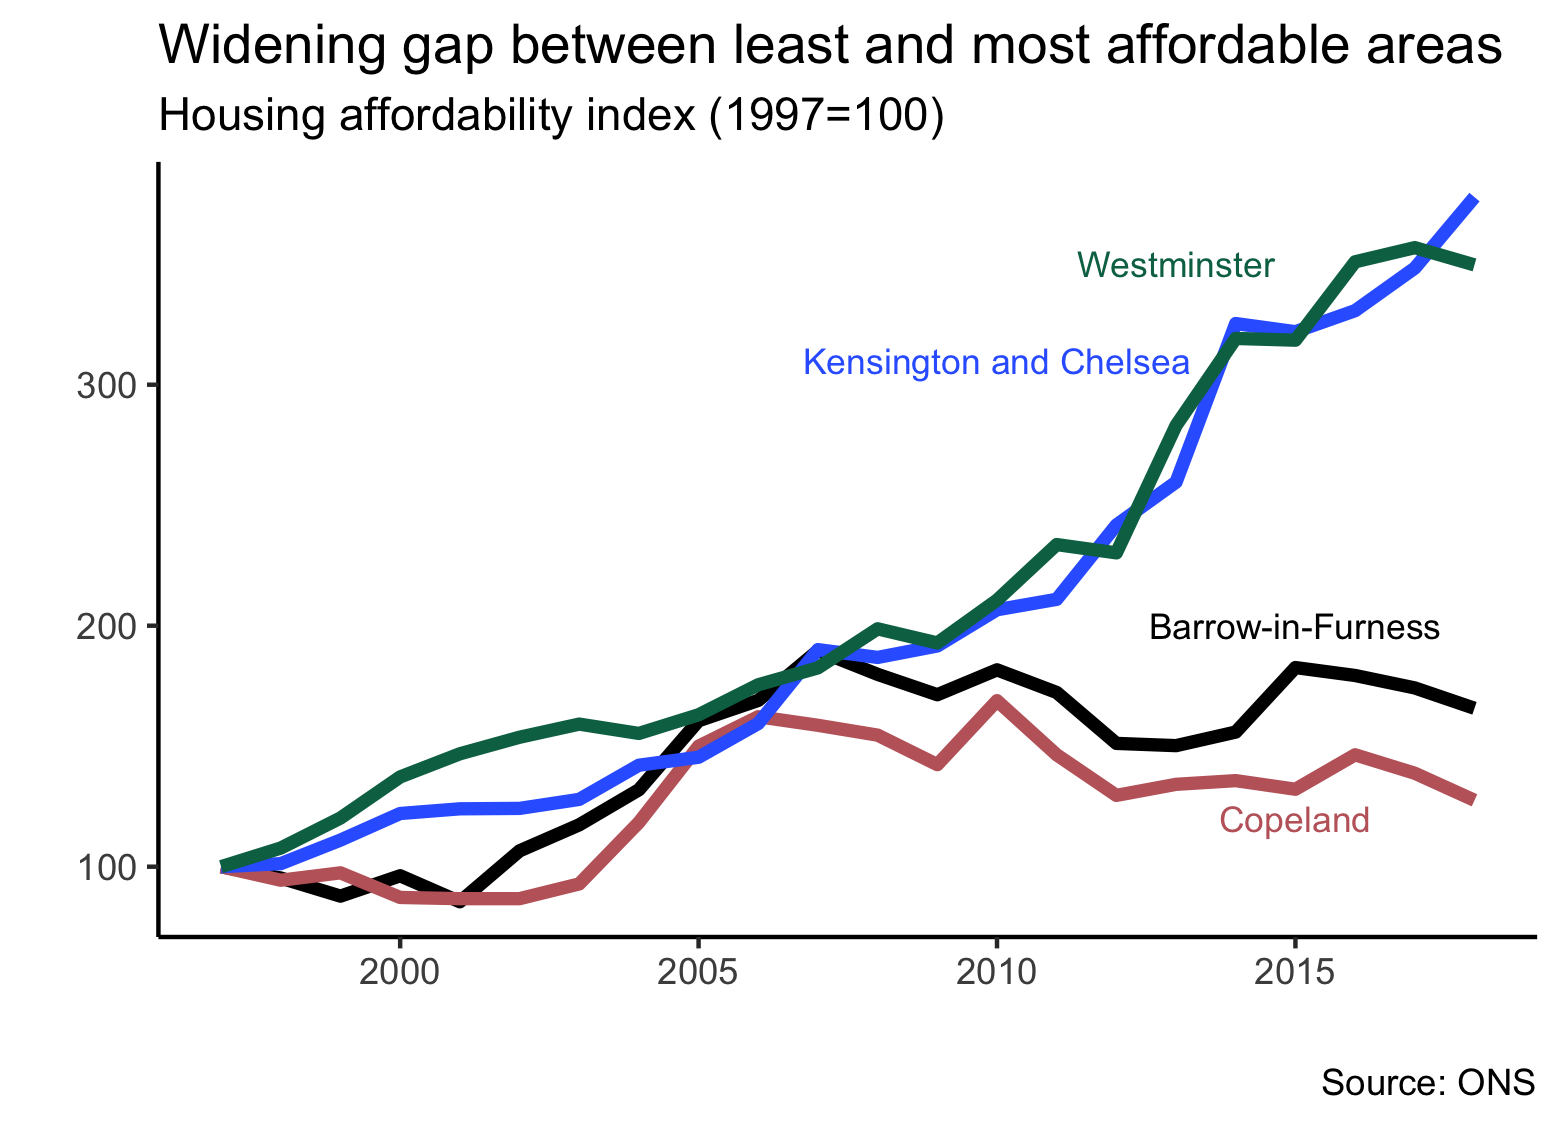

The R source for this figure:
# source: https://www.ons.gov.uk/peoplepopulationandcommunity/housing/bulletins/housingaffordabilityinenglandandwales/2018

af <- read_csv("housing2.csv")
head(af)

af.long <- af %>% pivot_longer(-Year)
table(af.long$name)

af.long %>% ggplot(aes(x=Year, y=value, group=name, color=name)) +
  geom_line(lwd=1.5) +
  scale_color_manual(values=my.colors) +
  theme_classic() +
  theme(legend.position="none") +
  annotate("text", x=2015, y=200, label="Barrow-in-Furness", color=my.colors[1], size=3) +
  annotate("text", x=2015, y=120, label="Copeland", color=my.colors[2], size=3) +
  annotate("text", x=2010, y=310, label="Kensington and Chelsea", color=my.colors[3], size=3) +  
  annotate("text", x=2013, y=350, label="Westminster", color=my.colors[4], size=3) +
  xlab("") + ylab("") +
  labs(title="Widening gap between least and most affordable areas",
       subtitle="Housing affordability index (1997=100)",
       caption="Source: ONS")

ggsave("fig_housing2.png", width=5.2, height=3.75)


